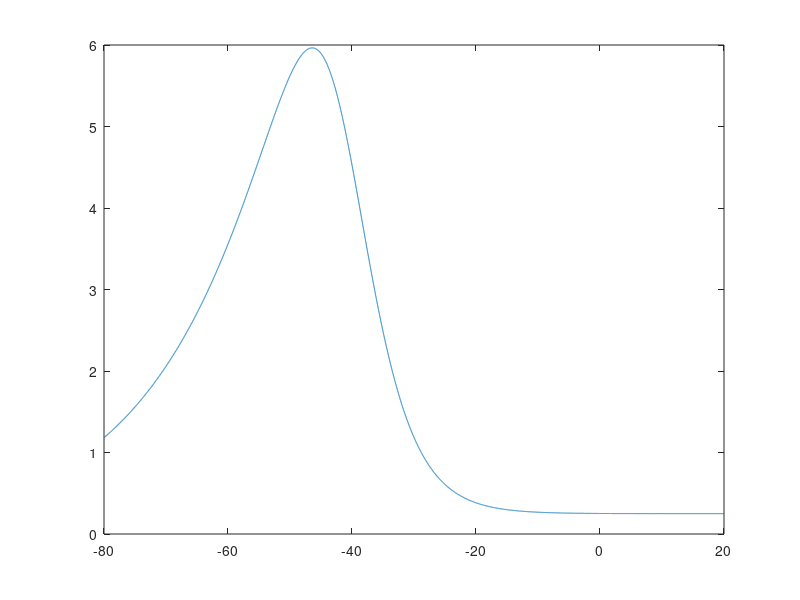

The MATLAB source for this figure:

v = [-80:0.01:20];
%y = 0.4 .* (28 + exp(-(v + 25)/10.5));
y = 1./((0.128 .* exp(-(v + 46)/18)) + (4./(1 + exp(-(v + 23)./5))));

plot(v,y);